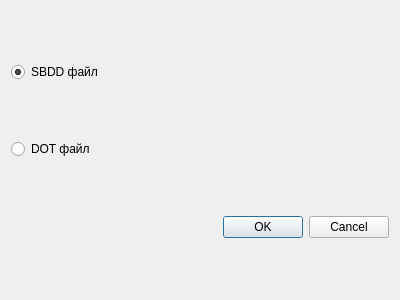
<?xml version="1.0" encoding="UTF-8"?>
<ui version="4.0">
 <class>ExportWidget</class>
 <widget class="QDialog" name="ExportWidget">
  <property name="geometry">
   <rect>
    <x>0</x>
    <y>0</y>
    <width>400</width>
    <height>300</height>
   </rect>
  </property>
  <property name="windowTitle">
   <string>Dialog</string>
  </property>
  <layout class="QVBoxLayout" name="verticalLayout">
   <item>
    <widget class="QRadioButton" name="txtExportRadioButton">
     <property name="text">
      <string>SBDD файл</string>
     </property>
     <property name="checked">
      <bool>true</bool>
     </property>
     <attribute name="buttonGroup">
      <string notr="true">exportButtonGroup</string>
     </attribute>
    </widget>
   </item>
   <item>
    <widget class="QRadioButton" name="dotExportRadioButton">
     <property name="text">
      <string>DOT файл</string>
     </property>
     <attribute name="buttonGroup">
      <string notr="true">exportButtonGroup</string>
     </attribute>
    </widget>
   </item>
   <item>
    <widget class="QDialogButtonBox" name="buttonBox">
     <property name="orientation">
      <enum>Qt::Horizontal</enum>
     </property>
     <property name="standardButtons">
      <set>QDialogButtonBox::Cancel|QDialogButtonBox::Ok</set>
     </property>
    </widget>
   </item>
  </layout>
 </widget>
 <resources/>
 <connections>
  <connection>
   <sender>buttonBox</sender>
   <signal>accepted()</signal>
   <receiver>ExportWidget</receiver>
   <slot>accept()</slot>
   <hints>
    <hint type="sourcelabel">
     <x>248</x>
     <y>254</y>
    </hint>
    <hint type="destinationlabel">
     <x>157</x>
     <y>274</y>
    </hint>
   </hints>
  </connection>
  <connection>
   <sender>buttonBox</sender>
   <signal>rejected()</signal>
   <receiver>ExportWidget</receiver>
   <slot>reject()</slot>
   <hints>
    <hint type="sourcelabel">
     <x>316</x>
     <y>260</y>
    </hint>
    <hint type="destinationlabel">
     <x>286</x>
     <y>274</y>
    </hint>
   </hints>
  </connection>
 </connections>
 <buttongroups>
  <buttongroup name="exportButtonGroup"/>
 </buttongroups>
</ui>
